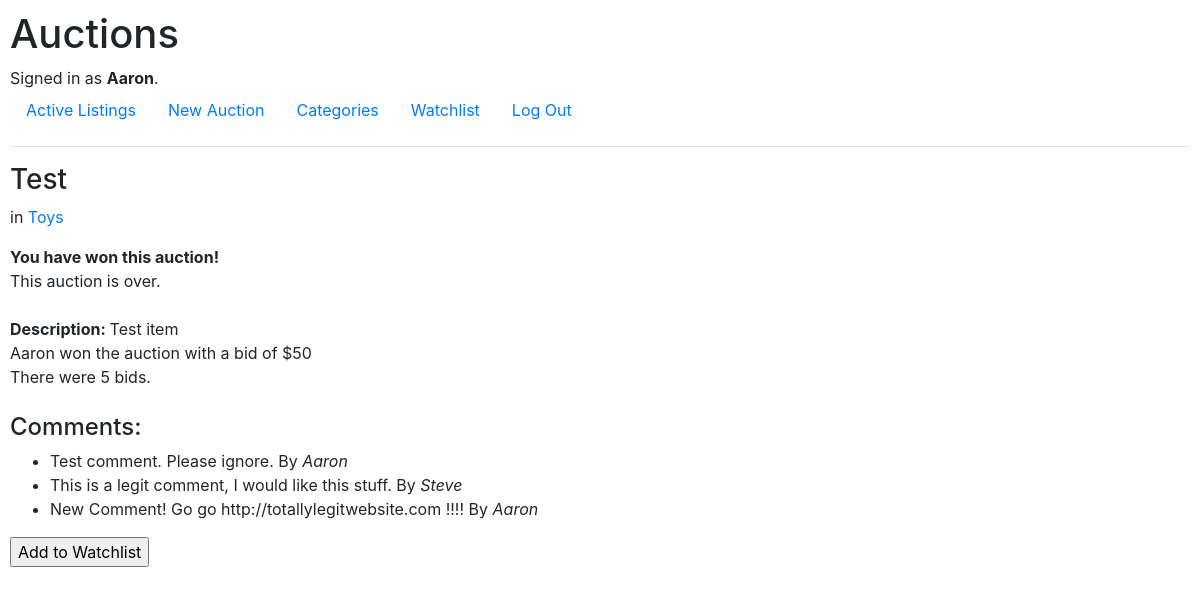
The app's page /listing/1 (signed in) with its own data.
### auctions/models.py (models this page shows, shortened)
class User(AbstractUser):
    pass

class Listing(models.Model):
    user = models.ForeignKey(User, on_delete=models.CASCADE, related_name="creator")
    title = models.CharField(max_length=64)
    description = models.CharField(max_length=256)
    category = models.CharField(max_length=64)
    image = models.CharField(max_length=256, blank=True)
    end = models.BooleanField(default=False)

class Bid(models.Model):
    user = models.ForeignKey(User, on_delete=models.CASCADE, related_name="bidder")
    listing = models.ForeignKey(Listing, on_delete=models.CASCADE, related_name="bids")
    bid = models.IntegerField()
    class Meta:
        get_latest_by = "id"

class Comment(models.Model):
    user = models.ForeignKey(User, on_delete=models.CASCADE, related_name="commenter")
    text = models.CharField(max_length=256)
    listings = models.ForeignKey(Listing, on_delete=models.CASCADE, related_name="comments")

### auctions/views.py (the view, shortened to what this page needs)
# urls.py: path("listing/<str:list_id>", views.listing, name="listing"),
@login_required
def listing(request, list_id):
    if Listing.objects.get(pk=list_id).end == True:
        return render(request, "auctions/listing.html", {"listing": Listing.objects.get(pk=list_id),
    "comments": Comment.objects.filter(listings=list_id), "end": "This auction is over."})

### auctions/templates/auctions/listing.html (shortened to what this page needs)
{% extends "auctions/layout.html" %}
{% block body %}
    <h3>{{ listing.title }}</h3> <p>in <a href="{% url 'category' listing.category %}">{{ listing.category}}</a> </p>
    {% if end and listing.bids.latest.user == request.user %}
        <strong>You have won this auction!</strong><br>
    {% endif %}
    {% if end %}{{ end }}{% endif %}
    <div id="info">
        <br>
        <span><strong>Description: </strong>{{ listing.description }}</span>
        <br>
        {% if not end %}
            {% if not listing.bids.latest.bid %}
                <span>There are no bids yet.</span>
            {% else %}
                <span>The current bid is ${{ listing.bids.latest.bid }} made by {{ listing.bids.latest.user }}.</span>
                <br>
                <span>There have been {{ listing.bids.all.count }} bids.</span>
            {% endif %}
        {% else %}
        <span>{{ listing.bids.latest.user }} won the auction with a bid of ${{ listing.bids.latest.bid }}</span>
        <br>
        <span>There were {{ listing.bids.all.count }} bids.</span>
        {% endif %}
    </div>
    <div id="comments">
        <br>
        <h4>Comments:</h4>
        <ul>
            {% for comment in comments%}
            <li>{{ comment.text | safe }} By <i>{{ comment.user }}</i></li>
            {% endfor %}
        </ul>
    </div>
{% if not watch %}
<form action="{% url 'watchlist' listing.id %}" method="post">
    <input type="submit" name="watchlistform" value="Add to Watchlist">
</form>
{% else %}
<form action="{% url 'watchlist' listing.id %}" method="post">
    {% csrf_token %}
    <input type="submit" name="remove" value="Remove from Watchlist">
</form>
{% endif %}
{% endblock %}

### auctions/templates/auctions/layout.html (shortened to what this page needs)
{% load static %}
<!DOCTYPE html>
<html lang="en">
    <head>
        <link rel="stylesheet" href="https://stackpath.bootstrapcdn.com/bootstrap/4.4.1/css/bootstrap.min.css">
        <link href="{% static 'auctions/styles.css' %}" rel="stylesheet">
    </head>
    <body>
        <h1>Auctions</h1>
        <div>
            {% if user.is_authenticated %}
                Signed in as <strong>{{ user.username }}</strong>.
            {% else %}
                Not signed in.
            {% endif %}
        </div>
        <ul class="nav">
            <li class="nav-item">
                <a class="nav-link" href="{% url 'index' %}">Active Listings</a>
            </li>
            {% if user.is_authenticated %}
            <li class="nav-item">
                <a class="nav-link" href="{% url 'create' %}">New Auction</a>
            </li>
            <li class="nav-item">
                <a class="nav-link" href="{% url 'categories' %}">Categories</a>
            </li>
            <li class="nav-item">
                <a class="nav-link" href="{% url 'watchlist' %}">Watchlist</a>
            </li>
                <li class="nav-item">
                    <a class="nav-link" href="{% url 'logout' %}">Log Out</a>
                </li>
            {% endif %}
        </ul>
        <hr>
        {% block body %}
        {% endblock %}
    </body>
</html>

### auctions/static/auctions/styles.css (style rules this page uses)
body { padding: 10px; }

### records on screen
User: username "Aaron"
Listing: title "Test", category "Toys", description "Test item", bids.latest.user "Aaron", bids.latest.bid "50", bids.all.count "5"
Comment: text "Test comment. Please ignore.", user "Aaron"
Comment: text "This is a legit comment, I would like this stuff.", user "Steve"
Comment: text "New Comment! Go go http://totallylegitwebsite.com !!!!", user "Aaron"

### other values on screen
{{ end }} "This auction is over."
